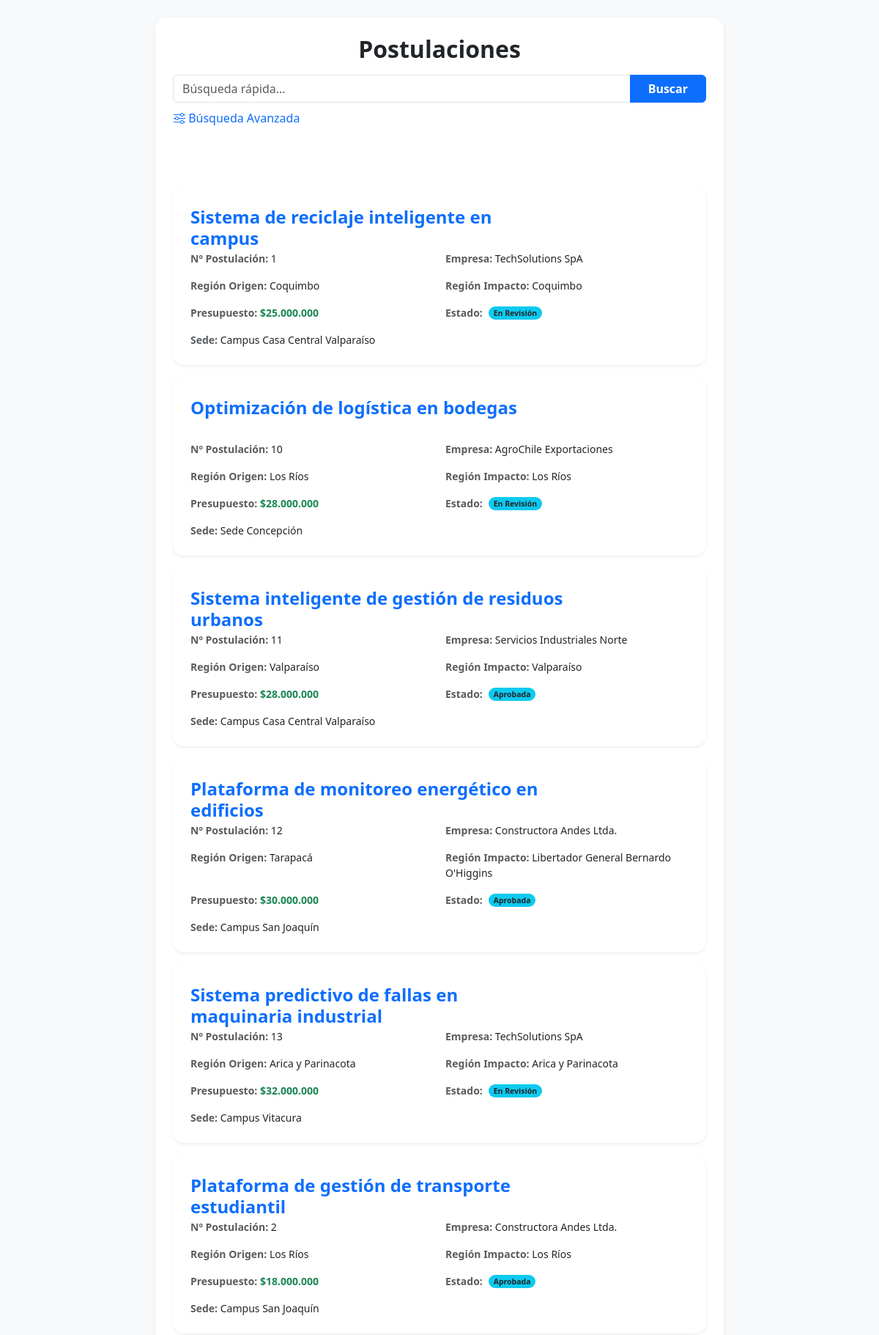
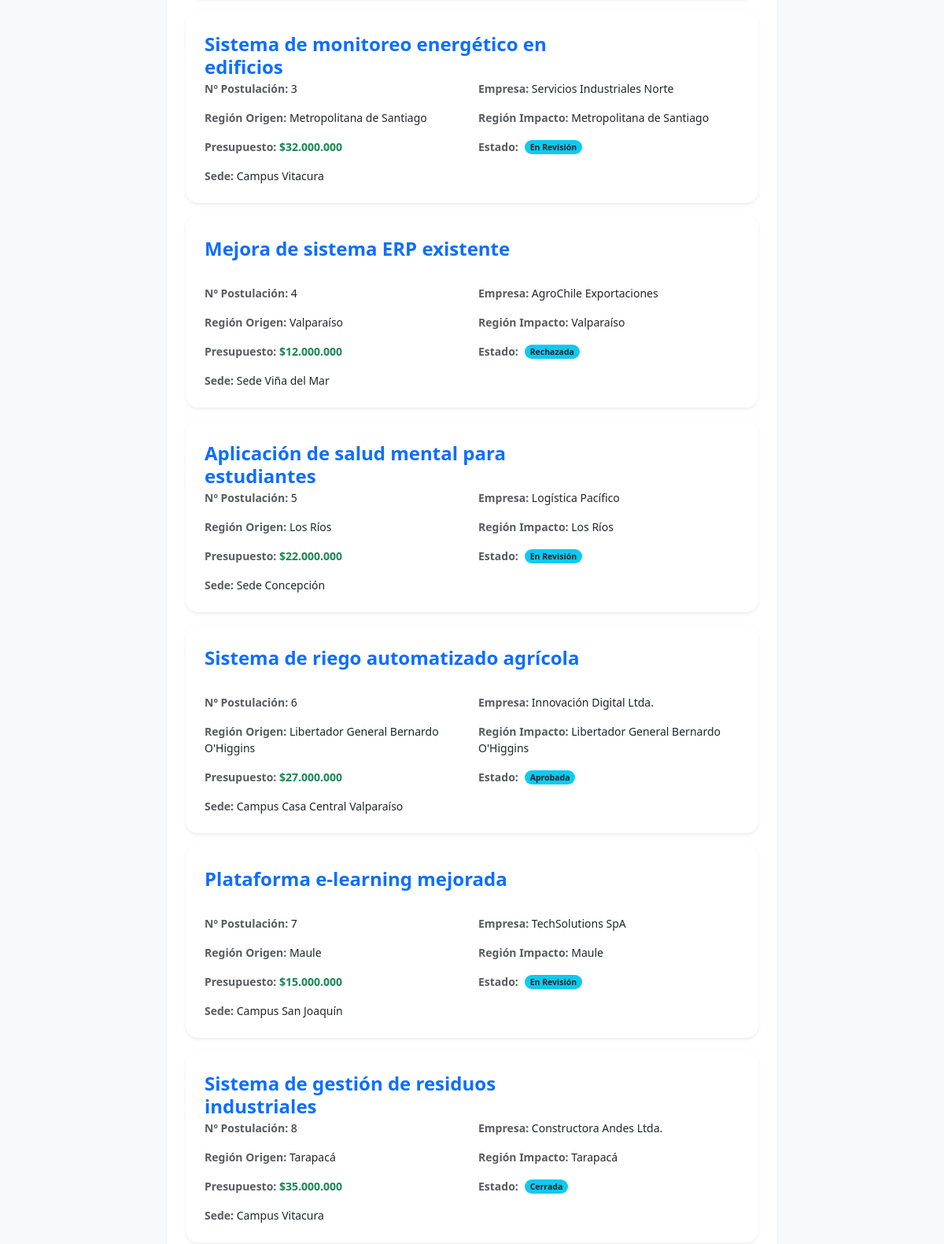
The app's page /tarea_2_BD/Templates/vista_lista_postulaciones.php (upper part) with its own data (2 pictures, top to bottom).
### tables this page shows
CREATE TABLE POSTULACION (
    ID_postulacion VARCHAR(20) NOT NULL,
    Numero_postulacion INT NOT NULL UNIQUE AUTO_INCREMENT,
    Fecha_postulacion DATE NOT NULL,
    Nombre_iniciativa VARCHAR(100) NOT NULL,
    Objetivo_iniciativa VARCHAR(255) NOT NULL,
    Descripcion_soluciones VARCHAR(255) NOT NULL,
    Resultados_esperados VARCHAR(255) NOT NULL,
    Presupuesto INT NOT NULL,
    Rut_Empresa VARCHAR(12) NOT NULL,
    ID_sede INT NOT NULL,
    ID_estado INT NOT NULL,
    ID_region_impacto INT NOT NULL,
    ID_region_origen INT NOT NULL,
    ID_tipo_iniciativa INT NOT NULL,
    ID_jefe INT NOT NULL,
    ID_coordinador INT NOT NULL,
    Comentario_coordinador VARCHAR(255) NULL,
    PRIMARY KEY (ID_postulacion),
    FOREIGN KEY (Rut_Empresa) REFERENCES EMPRESA(Rut_Empresa),
    FOREIGN KEY (ID_sede) REFERENCES SEDE(ID_sede),
    FOREIGN KEY (ID_estado) REFERENCES ESTADO_POSTULACION(ID_estado),
    FOREIGN KEY (ID_region_impacto) REFERENCES REGION(ID_region),
    FOREIGN KEY (ID_region_origen) REFERENCES REGION(ID_region),
    FOREIGN KEY (ID_tipo_iniciativa) REFERENCES TIPO_INICIATIVA(ID_tipo),
    FOREIGN KEY (ID_jefe) REFERENCES JEFE_CARRERA(ID_jefe),
    FOREIGN KEY (ID_coordinador) REFERENCES COORDINADOR(ID_coordinador)
);

CREATE TABLE EMPRESA (
    Rut_Empresa VARCHAR(12) NOT NULL,
    Nombre_empresa VARCHAR(100) NOT NULL,
    Convenio_USM BOOLEAN NOT NULL,
    ID_tamano INT NOT NULL,
    ID_representante INT NOT NULL,
    PRIMARY KEY (Rut_Empresa),
    FOREIGN KEY (ID_tamano) REFERENCES TAMANO_EMPRESA(ID_tamano),
    FOREIGN KEY (ID_representante) REFERENCES REPRESENTANTE_EMPRESA(ID_representante)
);

CREATE TABLE REGION (
    ID_region INT NOT NULL,
    Nombre_region VARCHAR(50) NOT NULL,
    PRIMARY KEY (ID_region)
);

CREATE TABLE ESTADO_POSTULACION (
    ID_estado INT NOT NULL,
    Nombre_estado VARCHAR(11) NOT NULL,
    PRIMARY KEY (ID_estado)
);

CREATE TABLE SEDE (
    ID_sede INT NOT NULL,
    Nombre_Sede VARCHAR(31) NOT NULL,
    PRIMARY KEY (ID_sede)
);

### tarea_2_BD/Templates/vista_lista_postulaciones.php (the view, shortened to what this page needs)
<?php
require_once("../BDT1.php");
$busqueda = $_POST['buscar'] ?? ($_GET['buscar'] ?? '');
try {
    $sql = "SELECT
                P.Numero_postulacion,
                P.Fecha_postulacion,
                P.Objetivo_iniciativa,
                P.Descripcion_soluciones,
                P.Resultados_esperados,
                P.Nombre_iniciativa,
                P.Rut_Empresa,
                E.Nombre_empresa,
                P.ID_coordinador,
                R_O.Nombre_region AS Region_origen,
                R_I.Nombre_region AS Region_impacto,
                P.Presupuesto,
                EST.Nombre_estado,
                C.rut_coordinador,
                S.Nombre_Sede,
                T.Tipo_iniciativa,
                J.Nombre_jefe,
                C.Nombre_coordinador,
                P.ID_region_impacto,
                P.ID_region_origen
            FROM POSTULACION P
            LEFT JOIN TIPO_INICIATIVA T ON P.ID_tipo_iniciativa = T.ID_tipo
            LEFT JOIN SEDE S ON P.ID_sede = S.ID_sede
            LEFT JOIN REGION R_I ON P.ID_region_impacto = R_I.ID_region
            LEFT JOIN REGION R_O ON P.ID_region_origen = R_O.ID_region
            LEFT JOIN EMPRESA E ON P.Rut_Empresa = E.Rut_Empresa
            LEFT JOIN TAMANO_EMPRESA T_E ON T_E.ID_tamano = E.ID_tamano
            LEFT JOIN ESTADO_POSTULACION EST ON P.ID_estado = EST.ID_estado
            LEFT JOIN COORDINADOR C ON P.ID_coordinador = C.ID_coordinador
            LEFT JOIN JEFE_CARRERA J ON J.ID_jefe = P.ID_jefe";
    $params = [];
    $stmt = $conexion->prepare($sql);
    $stmt->execute($params);
    $postulaciones = $stmt->fetchAll(PDO::FETCH_ASSOC);
} catch (PDOException $e) {
    die("Error en la consulta: " . $e->getMessage());
}
?>
<!DOCTYPE html>
<html lang="es">
<head>
    <link href="https://cdn.jsdelivr.net/npm/bootstrap@5.3.3/dist/css/bootstrap.min.css" rel="stylesheet">
</head>
<body class="bg-light py-4 d-flex">
<div class="container" style="max-width: 800px;">
    <div class="card border-0 shadow-sm rounded-4 p-4 mb-4">
        <h2 class="text-dark fw-bold mb-3 text-center">Postulaciones</h2>
        <form action="" method="POST">
            <div class="input-group mb-2">
                <input type="text" name="buscar" class="form-control" placeholder="Búsqueda rápida..." value="<?php echo htmlspecialchars($busqueda); ?>">
                <button class="btn btn-primary px-4 fw-bold" type="submit">Buscar</button>
            </div>
            <div class="d-flex justify-content-between align-items-center">
                <button type="button" class="btn btn-link text-decoration-none p-0" data-bs-toggle="modal" data-bs-target="#modalBusqueda">
                    <i class="bi bi-sliders"></i> Búsqueda Avanzada
                </button>
            </div>
                <div class="w-100 d-flex flex-row" style="height: 5rem;">
                </div>
        </form>
        <?php if (count($postulaciones) > 0): ?>
            <?php foreach ($postulaciones as $fila): ?>
                <?php if ($fila["rut_coordinador"] === $_SESSION["rut_usuario"] && $_SESSION["rol_usuario"] === "2" || $_SESSION["rol_usuario"] !== "2"): ?>
                    <div class="card shadow-sm border-0 rounded-4 mb-3">
                        <div class="card-body p-4">
                            <div class="w-100 d-flex flex-row" style="height: 4rem;">
                                <h4 class="w-75 card-title text-primary my-1 fw-semibold">
                                    <?php echo htmlspecialchars($fila['Nombre_iniciativa']); ?>
                                </h4>
                            </div>
                            <div class="row row-cols-1 row-cols-md-2 g-3 small">
                                <div class="col">
                                    <span class="text-muted fw-bold">Nº Postulación:</span>
                                    <span class="text-dark"><?php echo htmlspecialchars($fila['Numero_postulacion']); ?></span>
                                </div>
                                <div class="col">
                                    <span class="text-muted fw-bold">Empresa:</span>
                                    <span class="text-dark"><?php echo htmlspecialchars($fila['Nombre_empresa']); ?></span>
                                </div>
                                <div class="col">
                                    <span class="text-muted fw-bold">Región Origen:</span>
                                    <span class="text-dark"><?php echo htmlspecialchars($fila['Region_origen']); ?></span>
                                </div>
                                <div class="col">
                                    <span class="text-muted fw-bold">Región Impacto:</span>
                                    <span class="text-dark"><?php echo htmlspecialchars($fila['Region_impacto']); ?></span>
                                </div>
                                <div class="col">
                                    <span class="text-muted fw-bold">Presupuesto:</span>
                                    <span class="text-success fw-bold">
                                        $<?php echo number_format($fila['Presupuesto'], 0, ',', '.'); ?>
                                    </span>
                                </div>
                                <div class="col d-flex align-items-center">
                                    <span class="text-muted fw-bold me-2">Estado:</span>
                                    <span class="badge rounded-pill bg-info text-dark">
                                        <?php echo htmlspecialchars($fila['Nombre_estado']); ?>
                                    </span>
                                </div>
                                <div class="col">
                                    <span class="text-muted fw-bold">Sede:</span>
                                    <span class="text-dark"><?php echo htmlspecialchars($fila['Nombre_Sede']); ?></span>
                                </div>
                            </div>
                        </div>
                    </div>
                <?php endif; ?>
            <?php endforeach; ?>
        <?php endif; ?>
    </div>
    </div>
    <link rel="stylesheet" href="https://cdn.jsdelivr.net/npm/bootstrap-icons@1.11.3/font/bootstrap-icons.min.css">

### records on screen
postulacion: Nombre_iniciativa "Sistema de reciclaje inteligente en campus", Numero_postulacion "1", Rut_Empresa.Nombre_empresa "TechSolutions SpA", ID_region_impacto.Nombre_region "Coquimbo", Presupuesto "25.000.000", ID_estado.Nombre_estado "En Revisión", ID_sede.Nombre_Sede "Campus Casa Central Valparaíso"
postulacion: Nombre_iniciativa "Optimización de logística en bodegas", Numero_postulacion "10", Rut_Empresa.Nombre_empresa "AgroChile Exportaciones", ID_region_impacto.Nombre_region "Los Ríos", Presupuesto "28.000.000", ID_estado.Nombre_estado "En Revisión", ID_sede.Nombre_Sede "Sede Concepción"
postulacion: Nombre_iniciativa "Sistema inteligente de gestión de residuos urbanos", Numero_postulacion "11", Rut_Empresa.Nombre_empresa "Servicios Industriales Norte", ID_region_impacto.Nombre_region "Valparaíso", Presupuesto "28.000.000", ID_estado.Nombre_estado "Aprobada", ID_sede.Nombre_Sede "Campus Casa Central Valparaíso"
postulacion: Nombre_iniciativa "Plataforma de monitoreo energético en edificios", Numero_postulacion "12", Rut_Empresa.Nombre_empresa "Constructora Andes Ltda.", ID_region_origen.Nombre_region "Tarapacá", ID_region_impacto.Nombre_region "Libertador General Bernardo O'Higgins", Presupuesto "30.000.000", ID_estado.Nombre_estado "Aprobada", ID_sede.Nombre_Sede "Campus San Joaquín"
postulacion: Nombre_iniciativa "Sistema predictivo de fallas en maquinaria industrial", Numero_postulacion "13", Rut_Empresa.Nombre_empresa "TechSolutions SpA", ID_region_impacto.Nombre_region "Arica y Parinacota", Presupuesto "32.000.000", ID_estado.Nombre_estado "En Revisión", ID_sede.Nombre_Sede "Campus Vitacura"
postulacion: Nombre_iniciativa "Plataforma de gestión de transporte estudiantil", Numero_postulacion "2", Rut_Empresa.Nombre_empresa "Constructora Andes Ltda.", ID_region_impacto.Nombre_region "Los Ríos", Presupuesto "18.000.000", ID_estado.Nombre_estado "Aprobada", ID_sede.Nombre_Sede "Campus San Joaquín"
postulacion: Nombre_iniciativa "Sistema de monitoreo energético en edificios", Numero_postulacion "3", Rut_Empresa.Nombre_empresa "Servicios Industriales Norte", ID_region_impacto.Nombre_region "Metropolitana de Santiago", Presupuesto "32.000.000", ID_estado.Nombre_estado "En Revisión", ID_sede.Nombre_Sede "Campus Vitacura"
postulacion: Nombre_iniciativa "Mejora de sistema ERP existente", Numero_postulacion "4", Rut_Empresa.Nombre_empresa "AgroChile Exportaciones", ID_region_impacto.Nombre_region "Valparaíso", Presupuesto "12.000.000", ID_estado.Nombre_estado "Rechazada", ID_sede.Nombre_Sede "Sede Viña del Mar"
postulacion: Nombre_iniciativa "Aplicación de salud mental para estudiantes", Numero_postulacion "5", Rut_Empresa.Nombre_empresa "Logística Pacífico", ID_region_impacto.Nombre_region "Los Ríos", Presupuesto "22.000.000", ID_estado.Nombre_estado "En Revisión", ID_sede.Nombre_Sede "Sede Concepción"
postulacion: Nombre_iniciativa "Sistema de riego automatizado agrícola", Numero_postulacion "6", Rut_Empresa.Nombre_empresa "Innovación Digital Ltda.", ID_region_impacto.Nombre_region "Libertador General Bernardo O'Higgins", Presupuesto "27.000.000", ID_estado.Nombre_estado "Aprobada", ID_sede.Nombre_Sede "Campus Casa Central Valparaíso"
postulacion: Nombre_iniciativa "Plataforma e-learning mejorada", Numero_postulacion "7", Rut_Empresa.Nombre_empresa "TechSolutions SpA", ID_region_impacto.Nombre_region "Maule", Presupuesto "15.000.000", ID_estado.Nombre_estado "En Revisión", ID_sede.Nombre_Sede "Campus San Joaquín"
postulacion: Nombre_iniciativa "Sistema de gestión de residuos industriales", Numero_postulacion "8", Rut_Empresa.Nombre_empresa "Constructora Andes Ltda.", ID_region_impacto.Nombre_region "Tarapacá", Presupuesto "35.000.000", ID_estado.Nombre_estado "Cerrada", ID_sede.Nombre_Sede "Campus Vitacura"
